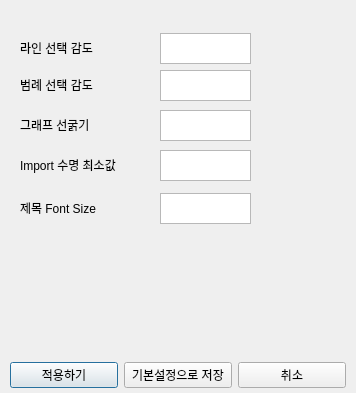
<?xml version="1.0" encoding="UTF-8"?>
<ui version="4.0">
 <class>Dialog</class>
 <widget class="QDialog" name="Dialog">
  <property name="geometry">
   <rect>
    <x>0</x>
    <y>0</y>
    <width>356</width>
    <height>393</height>
   </rect>
  </property>
  <property name="windowTitle">
   <string>Dialog</string>
  </property>
  <widget class="QLabel" name="label_2">
   <property name="geometry">
    <rect>
     <x>20</x>
     <y>77</y>
     <width>101</width>
     <height>16</height>
    </rect>
   </property>
   <property name="text">
    <string>범례 선택 감도</string>
   </property>
  </widget>
  <widget class="QTextEdit" name="text_thick_line">
   <property name="geometry">
    <rect>
     <x>160</x>
     <y>110</y>
     <width>91</width>
     <height>31</height>
    </rect>
   </property>
  </widget>
  <widget class="QLabel" name="label_3">
   <property name="geometry">
    <rect>
     <x>20</x>
     <y>117</y>
     <width>101</width>
     <height>16</height>
    </rect>
   </property>
   <property name="text">
    <string>그래프 선굵기</string>
   </property>
  </widget>
  <widget class="QTextEdit" name="text_import_MinLT">
   <property name="geometry">
    <rect>
     <x>160</x>
     <y>150</y>
     <width>91</width>
     <height>31</height>
    </rect>
   </property>
  </widget>
  <widget class="QLabel" name="label_4">
   <property name="geometry">
    <rect>
     <x>20</x>
     <y>157</y>
     <width>131</width>
     <height>16</height>
    </rect>
   </property>
   <property name="text">
    <string>Import 수명 최소값</string>
   </property>
  </widget>
  <widget class="QLabel" name="label_5">
   <property name="geometry">
    <rect>
     <x>20</x>
     <y>200</y>
     <width>131</width>
     <height>16</height>
    </rect>
   </property>
   <property name="text">
    <string>제목 Font Size</string>
   </property>
  </widget>
  <widget class="QTextEdit" name="text_title_font_size">
   <property name="geometry">
    <rect>
     <x>160</x>
     <y>193</y>
     <width>91</width>
     <height>31</height>
    </rect>
   </property>
  </widget>
  <widget class="QLabel" name="label">
   <property name="geometry">
    <rect>
     <x>20</x>
     <y>40</y>
     <width>101</width>
     <height>16</height>
    </rect>
   </property>
   <property name="text">
    <string>라인 선택 감도</string>
   </property>
  </widget>
  <widget class="QTextEdit" name="text_picker_line">
   <property name="geometry">
    <rect>
     <x>160</x>
     <y>33</y>
     <width>91</width>
     <height>31</height>
    </rect>
   </property>
  </widget>
  <widget class="QTextEdit" name="text_picker_legend">
   <property name="geometry">
    <rect>
     <x>160</x>
     <y>70</y>
     <width>91</width>
     <height>31</height>
    </rect>
   </property>
  </widget>
  <widget class="QWidget" name="layoutWidget">
   <property name="geometry">
    <rect>
     <x>10</x>
     <y>360</y>
     <width>336</width>
     <height>30</height>
    </rect>
   </property>
   <layout class="QHBoxLayout" name="horizontalLayout">
    <item>
     <widget class="QPushButton" name="push_apply">
      <property name="text">
       <string>적용하기</string>
      </property>
     </widget>
    </item>
    <item>
     <widget class="QPushButton" name="push_save_default">
      <property name="text">
       <string>기본설정으로 저장</string>
      </property>
     </widget>
    </item>
    <item>
     <widget class="QPushButton" name="push_cancel">
      <property name="text">
       <string>취소</string>
      </property>
     </widget>
    </item>
   </layout>
  </widget>
 </widget>
 <resources/>
 <connections/>
</ui>
